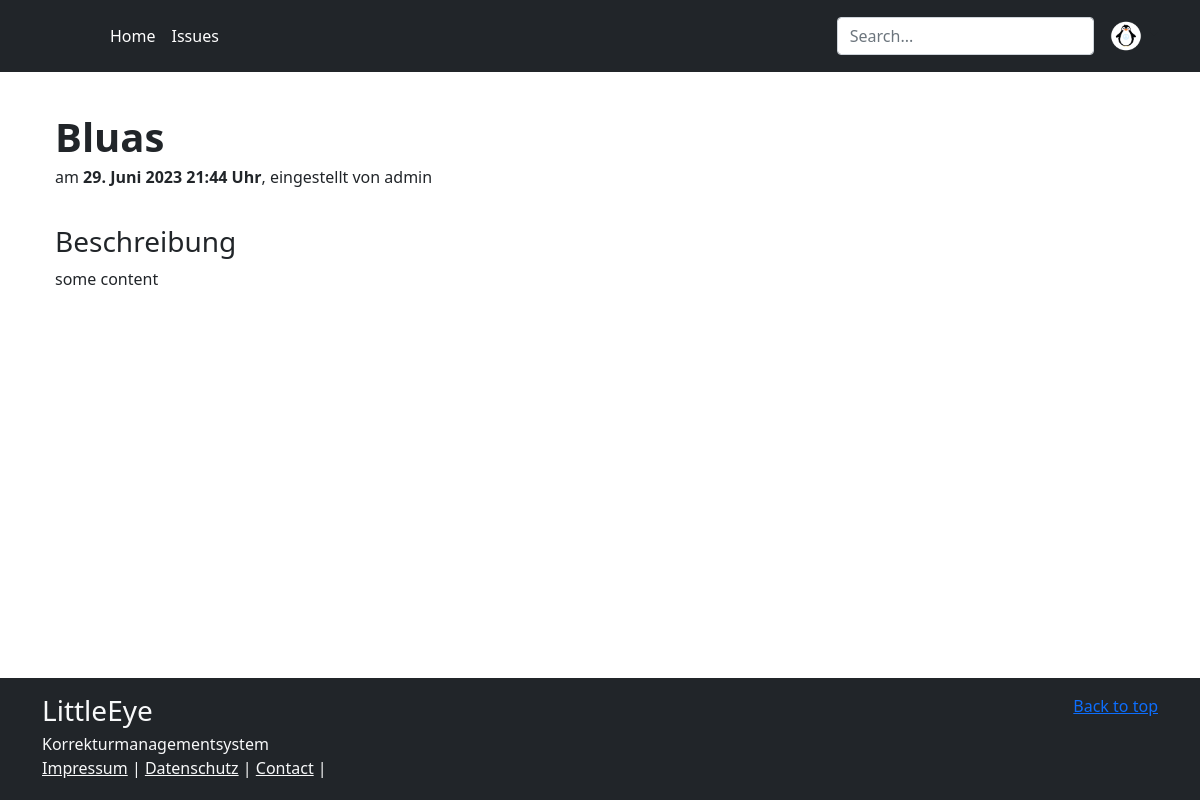
The page /issue/1 (signed in) on the database its author committed.
### issues/models.py (models this page shows, shortened)
class DateMixin(models.Model):
    created_at = models.DateTimeField(auto_now_add=True)
    updated_at = models.DateTimeField(auto_now=True)
    class Meta:
        abstract = True

class Issue(DateMixin):
    class Severity(models.IntegerChoices):
        MINOR = 1, "unbedeutend"
        NORMAL = 2, "normal"
        URGENT = 3, "dringend"
        LARGE = 4, "sofort"
    name = models.CharField(
        max_length=100,
        validators=[MinLengthValidator(3, message="Custom")],
    )
    description = models.TextField(null=True, blank=True, validators=[])
    course = models.ForeignKey(Course, on_delete=models.PROTECT, related_name="issues")
    is_active = models.BooleanField(default=True)
    severity = models.IntegerField(choices=Severity.choices)
    author = models.ForeignKey(User, on_delete=models.CASCADE, related_name="issues")
    media_type = models.ForeignKey(
        MediaType, on_delete=models.PROTECT, related_name="issues"
    )
    tags = models.ManyToManyField(Tag, related_name="issues", blank=True)
    class Meta:
        ordering = ["name"]
        constraints = [
            models.UniqueConstraint(fields=["author", "name"], name="unique_author"),
        ]

### user/models.py (models this page shows, shortened)
class User(AbstractUser):
    class Role(models.TextChoices):
        ADMIN = "ADMIN", "Admin"
        TUTOR = "TUTOR", "Tutor"
        STUDENT = "STUDENT", "Student"
    base_role = Role.ADMIN
    role = models.CharField(max_length=50, choices=Role.choices)

### issues/views.py (the view)
class IssueDetailView(DetailView):
    model = Issue

### issues/templates/issues/issue_detail.html
{% extends 'base.html' %}
{% block head %}
<h1 class="display-6 fw-bold lh-1">{{object.name}}</h1>
<p>
am <b>{{object.created_at}} Uhr</b>, eingestellt von  {{object.author}}
</p>
{% endblock %}
{% block content %}
<div class="container">
<div class="row">
<div class="col-lg-8 col-sm-12">
<h3>Beschreibung</h3>
<p>{{object.description}}</p>
</div>
</div>
</div>
{%endblock%}

### rows shown on the page
Issue: name "Bluas", created_at "29. Juni 2023 21:44", author "admin", description "some content"
